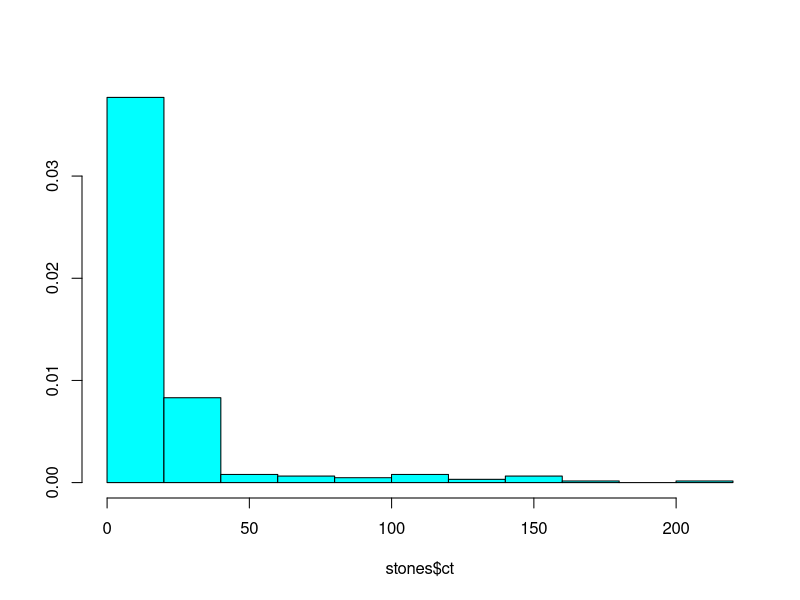
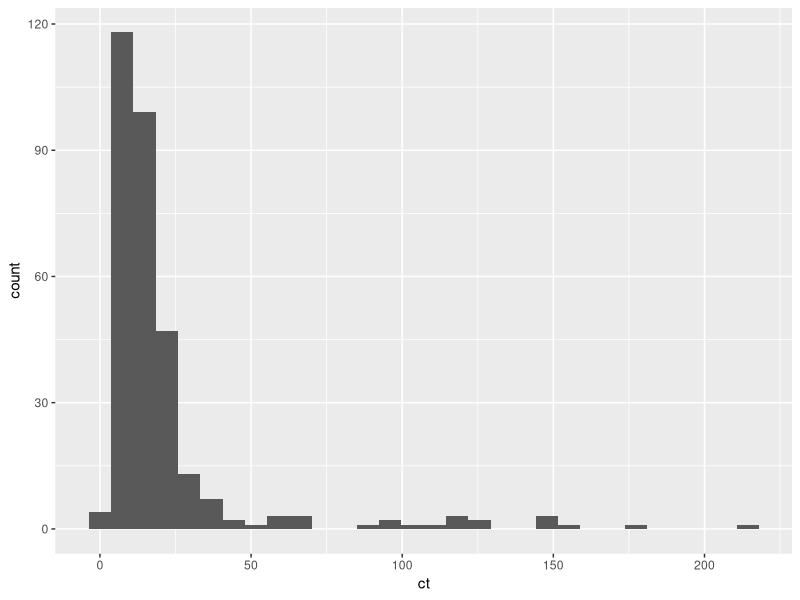
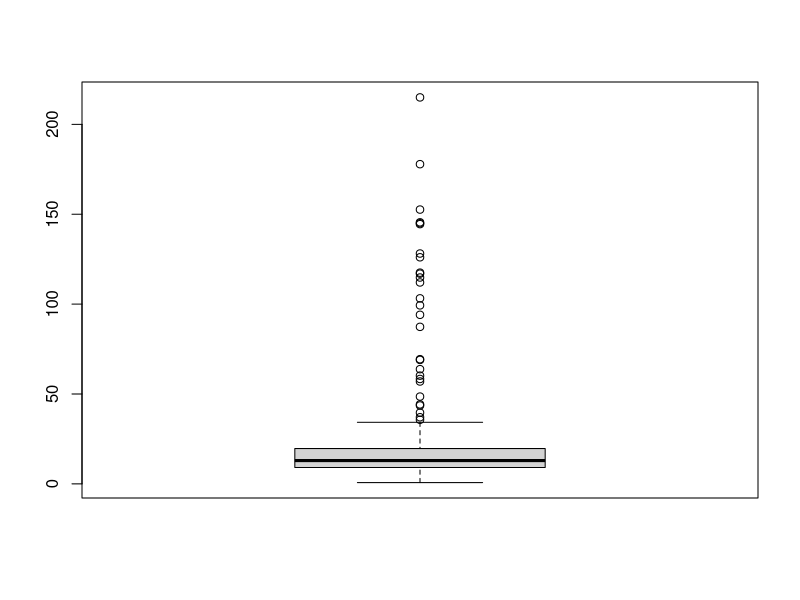
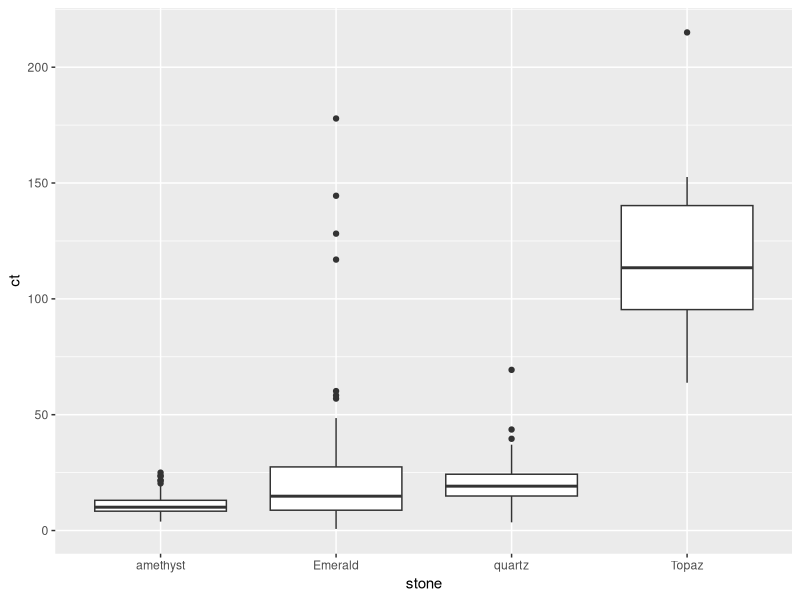
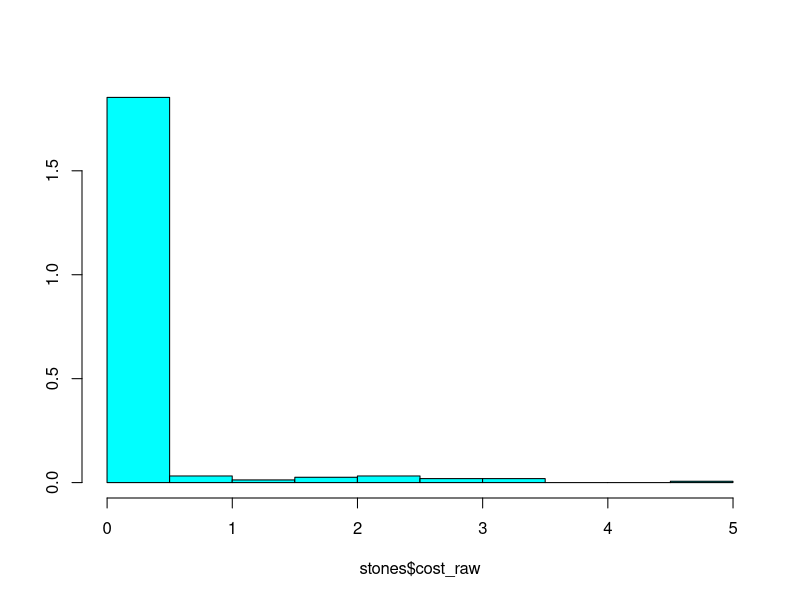
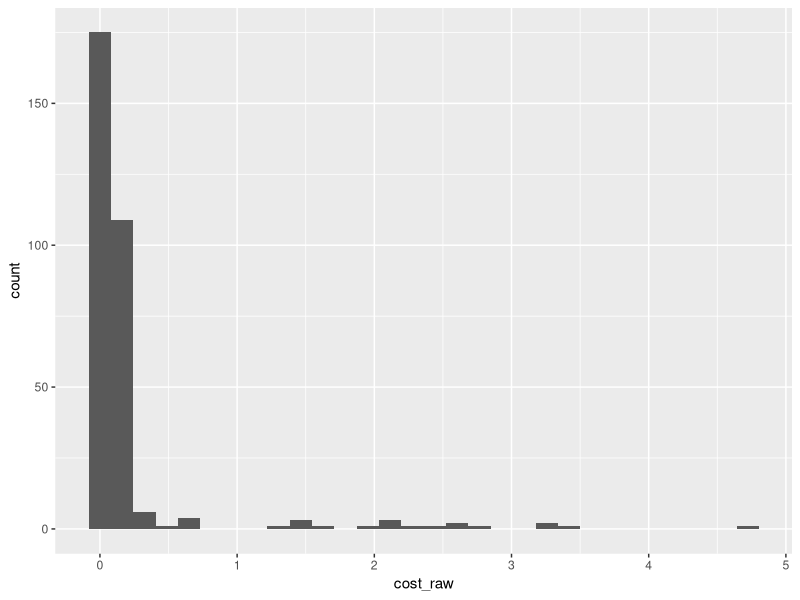
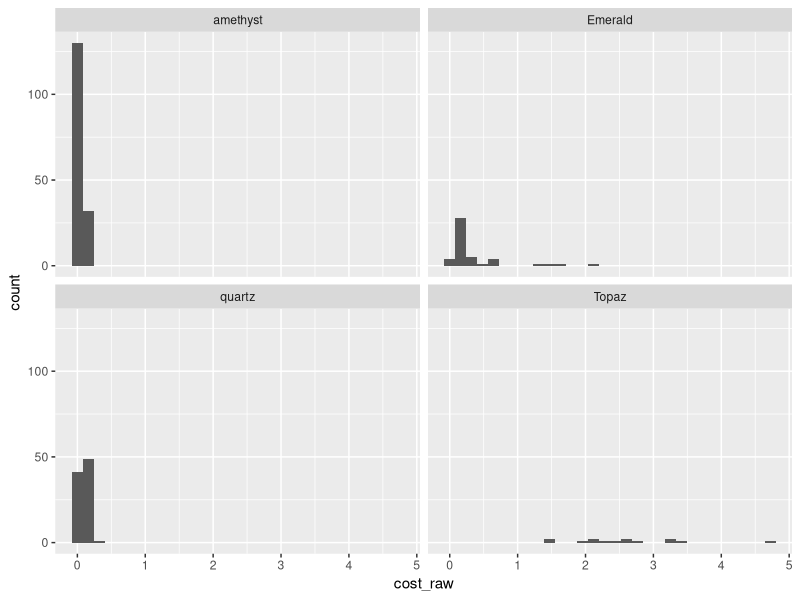
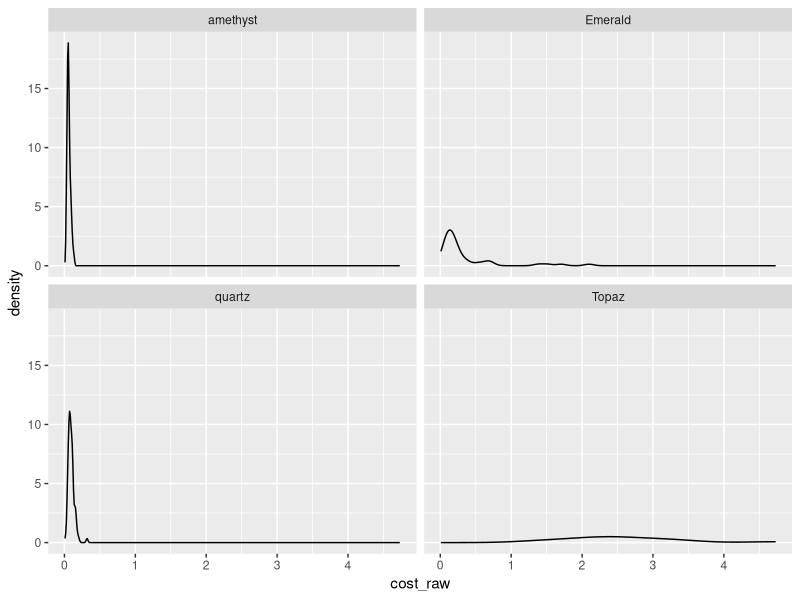

The R source for these figures, in order:
## ---- chunk 1
knitr::opts_chunk$set(echo = TRUE)
## ---- chunk 2
library(MASS)
library(tidyverse)
## ---- chunk 3
stones <- read_csv(file = "./data/stones.csv")
stones$ct <- stones$mass * 5
stones$cost_raw <- stones$mass * stones$`price per gram`
stones$stone <- factor(stones$stone)

## ---- chunk 4
summary(stones$ct)
sd(stones$ct)
summary(stones$cost_raw)
sd(stones$cost_raw)
sumStats <- stones %>%
  group_by(stone) %>%
  summarise(count = n(),
            avgSize = mean(ct),
            sdSize = sd(ct),
            medSize = median(ct),
            largest = max(ct),
            smallest = min(ct),
            cost = mean(cost_raw))

sumStats
## ---- chunk 5
truehist(stones$ct)
ggplot(data = stones,
       aes(ct)) +
     geom_histogram()

boxplot(stones$ct)

ggplot(data = stones,
       aes(y = ct,
           x = stone)) +
     geom_boxplot()

truehist(stones$cost_raw)

ggplot(data = stones,
       aes(cost_raw)) +
     geom_histogram()

ggplot(data = stones,
       aes(cost_raw)) +
     geom_histogram() +
  facet_wrap( ~ stone)

ggplot(data = stones,
       aes(cost_raw)) +
     geom_density() +
  facet_wrap( ~ stone)
              
              
boxplot(stones$cost_raw)

ggplot(data = stones,
       aes(y = cost_raw,
           x = stone)) +
     geom_boxplot()
